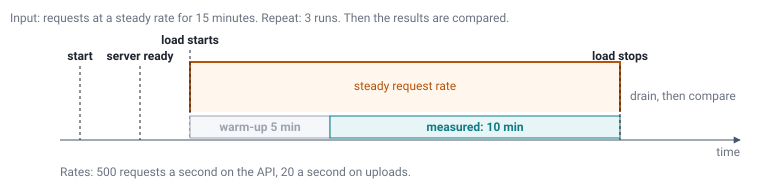

The Python source for this figure:
"""A load-test timeline: steady load, a warm-up, then the measured window."""
from svgkit import Diagram

d = Diagram(760, label="Load test timeline")
d.note(10, 22, "Input: requests at a steady rate for 15 minutes. Repeat: 3 runs. Then the results are compared.")
d.route([(190, 112), (190, 62), (620, 62), (620, 112)], color="kafka", head=False, fill="kafka", width=2)
d.text(405, 90, "steady request rate", "kafka", "middle")

t = d.timeline(140, mark_top=66)
t.mark(80, "start")
t.mark(140, "server ready")
t.mark(190, "load starts")              # would hit "server ready", so it moves up a row
t.window(190, 330, "warm-up 5 min", kind="quiet")
t.window(330, 620, "measured: 10 min")
t.mark(620, "load stops")
d.note(630, 100, "drain, then compare")
d.note(60, 176, "Rates: 500 requests a second on the API, 20 a second on uploads.")
d.save()
